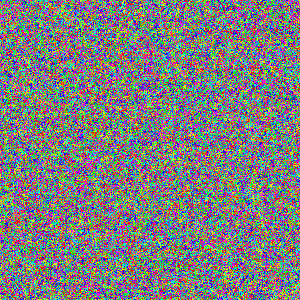
Frame 1 (no input)
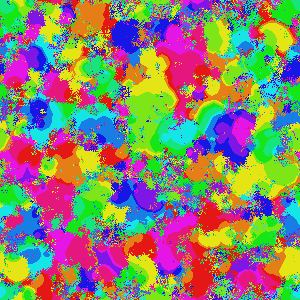
Frame 60 (the mouse pressed at the canvas centre just before this capture)
Frame 120 (the mouse held since frame 60 and released just before this capture): identical to frame 60, image omitted

The Processing sketch that drew these frames (run headless with seeded random() and noise(); from frame 60 on, the mouse is pressed at the canvas centre):

// Processing sketch: processing_11717
// ── processing_11717.pde

// CCA   Cyclic Cellular Automata  with the von neumann  neighborhood
// Mario Vincent Turp    from the Qbasic version of Sjoerd.J.Schaper  (Primordial soup)

//  MOUSE Click  To STOP or reSTART the process  ***********************************

int [][][] cell ;
int [] TL;

//    CHOISIR ici les valeurs nbSTATE, rayon du voisinage von neumann et  THRESHOLD (SEUIL) :
//    Choose  here your own values  here :
int nbSTATE = 12;  //     Nb of Colors  
int RANGE=3;       //     Range of the neighborhood 
int THR=3;         //     THRESHOLD
//  others good results with   12, 4, 4    //    8 ,4 , 6  etc...
//////////////////////////////////////////////////////////
int sw=0;
boolean NoPause=true;
int tt=0;
int germe;

void setup()
{
  size(300  ,300);
  colorMode(HSB,1.0); 
  frameRate(15);           // speed of the simulation
  germe= 241164;
  randomSeed(germe);

  cell = new int [width][height][2];

  TL = new int [nbSTATE+1] ;    

  for (int x = 0; x < width; x++) {
    for (int y = 0; y < height; y++) {

      cell[x][y][sw]  = int(random(0,nbSTATE)  ) ;
      cell[x][y][1-sw]  =  0  ; 


    }
  }
}

///////////////
void draw()  {


  if(NoPause)  {
    work();   
    tt=tt+1;      

  }

  if(tt>300) NoPause=false;   //  for SAFETY  ONLY  (online version) 

}

/////////////////////////////
void work()  {

  int ival;
  float amt, u;
  int dins, ix,iy ,i, j ;


  for (int y = 0; y < height ; y++) {
    for (int x = 0; x <  width ; x++) {


      for (int ii=0; ii< nbSTATE ; ii++)  {

        TL[ii] = 0 ;   // initialisation

      }

      for( int rn= y-RANGE ; rn<=y+RANGE; rn++)  {   

        dins = RANGE -abs(rn-y);       //    von neumann

        for(int sn= x-dins;  sn<= x+dins; sn++)  {

          ix=  (sn + width) % width ;
          iy=  ( rn + height) % height ;
          i=cell[ix][iy][sw] ;
          TL[i]= TL[i]+1    ;            

        }  // sn
      } // rn


      i= cell[x][y][sw];
      j= (1 + i) % nbSTATE  ;

      if(TL[j] >= THR )   {    
        cell[x][y][1-sw] = j;
      }
      else{
        cell[x][y][1-sw] = i ;   
      }


      amt = map(cell[x][y][1-sw], 0, nbSTATE, 0,1);

      set(x,y,color(amt,0.9,0.9));   


    }  //  x
  }//  y


  sw=1 - sw ;



}
//////////////////////////////

void mousePressed()  {

  NoPause = !NoPause ;
}
//////////////////////////////

//void keyPressed()  {                        //   for SAVING the IMAGE    
//  NoPause=false ;
//  String svaleur = "bidon" ;                  
//
//  svaleur= "g64_VN" + str(tt)+"_ST_" + str(nbSTATE) + "_TH_" + str(THR) + "_R_" + str(RANGE) ;
//  save(svaleur + ".png");
//
//  println(svaleur);
//
//}
